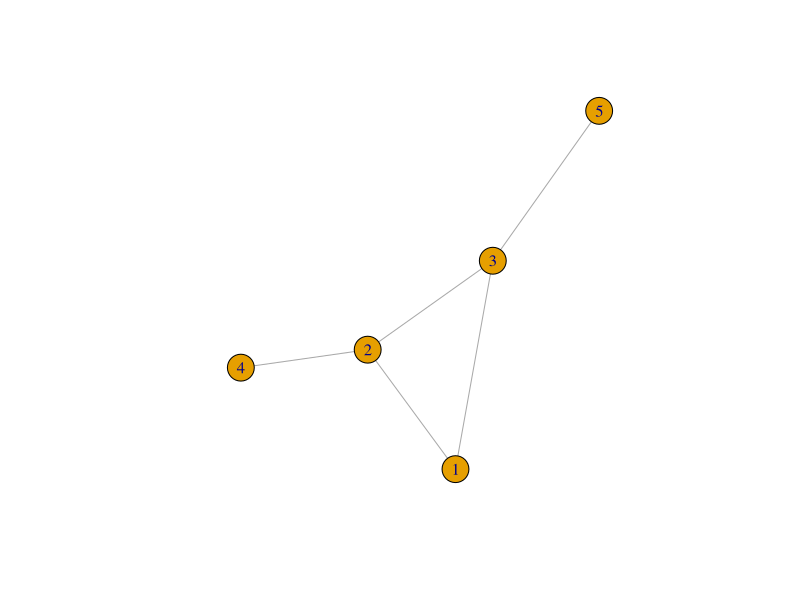
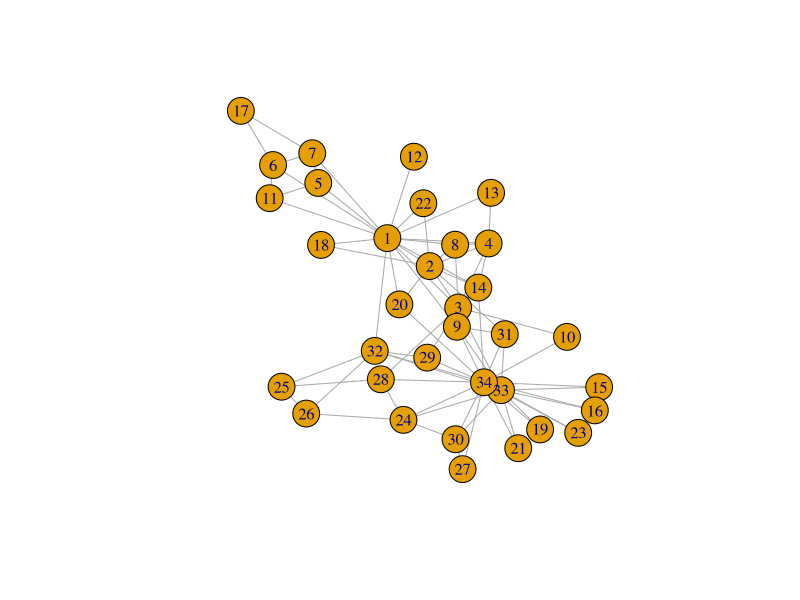
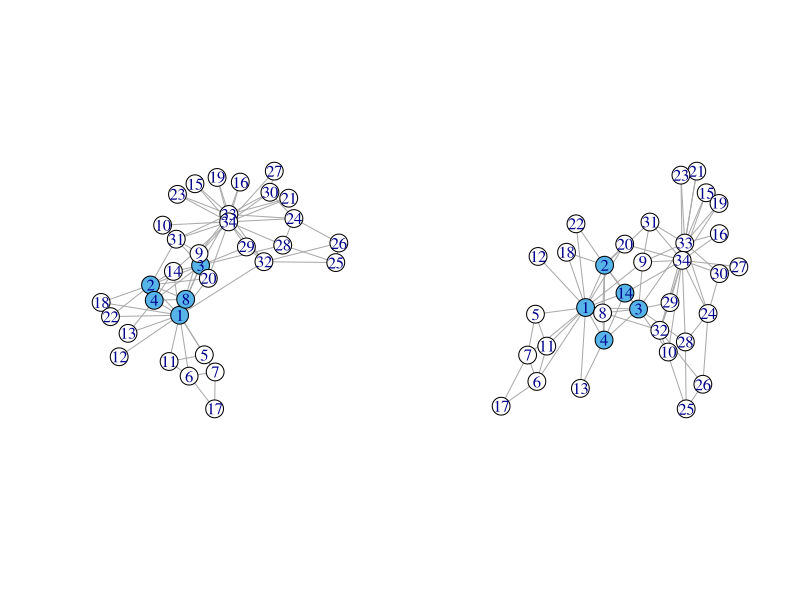
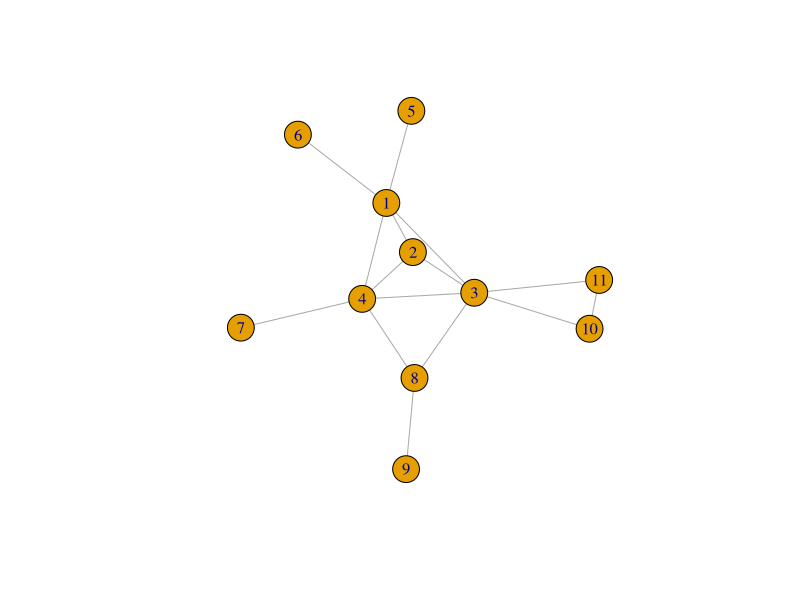
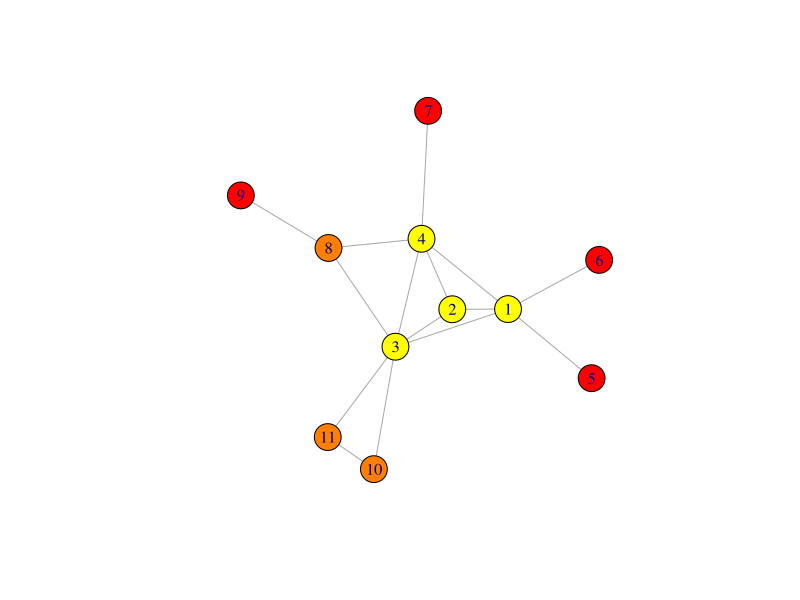
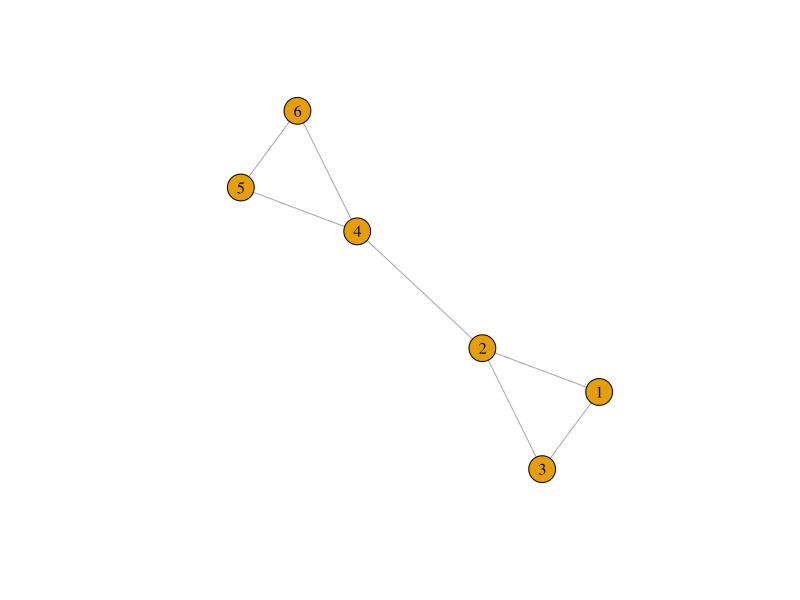
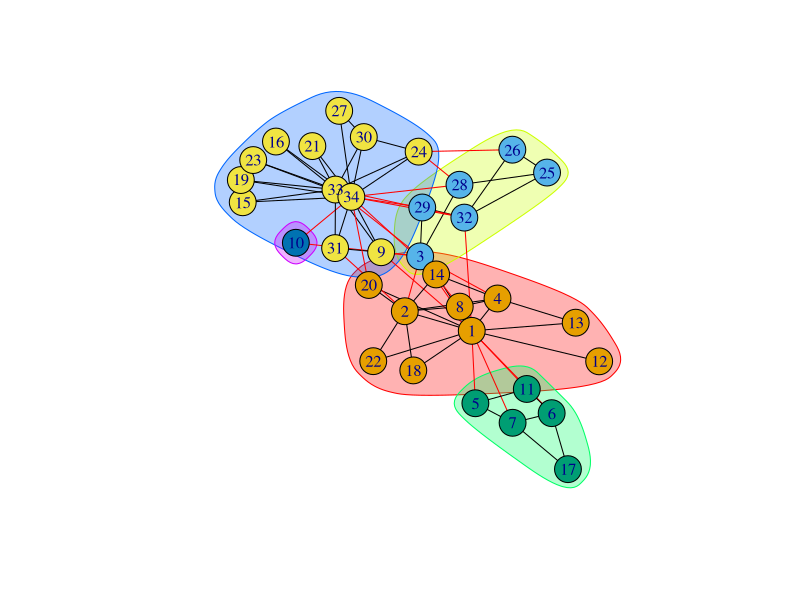
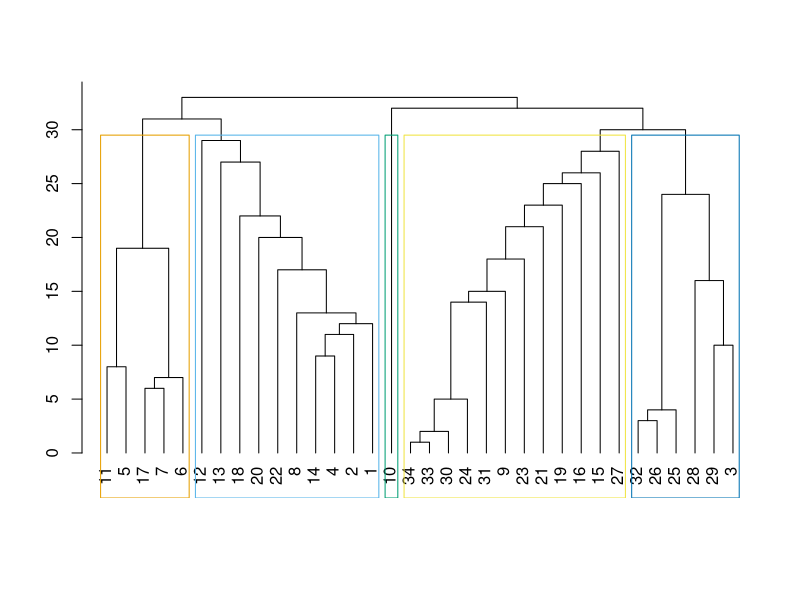

R code for these plots, in order: (Note: this script raises an error after producing the figures.)
## ---- chunk 1
library('igraph')
## ---- chunk 2
plot(graph.famous("bull"))
## ---- chunk 3
maximal.cliques(graph.famous("bull"))
## ---- chunk 4
g = graph.famous("Zachary")
plot(g)
## ---- chunk 5
maximal.cliques(g, min = 4, max = 5) # maximal cliques of sizes 4 and 5
## ---- chunk 6

largest = largest.cliques(g)

op = par(mfrow = c(1,2))

labels = rep(0, vcount(g))

labels[largest[[1]]] = 2
plot(g, vertex.color = labels)
labels = rep(0, vcount(g))
labels[largest[[2]]] = 2
plot(g, vertex.color = labels)
par(op)
## ---- chunk 7
# Let's make some graph
z<-graph.empty(n=11, directed = FALSE)
z <- add.edges(z,c(1,2, 1,3, 1,4, 1,6, 1,5, 2,3, 2,4, 3,10, 3,11, 3,8, 3,4, 4,8, 4,7, 8,9, 10,11))
plot(z)
## ---- chunk 8
coreness <- graph.coreness(z)
max_cor <- max(coreness)
max_cor
color_bar <- heat.colors(max_cor) 
plot(z, vertex.color = color_bar[coreness])
## ---- chunk 9
g<-graph.empty(n=6, directed = FALSE)
g <- add.edges(g,c(1,2, 2,3, 1,3, 2,4, 4,5, 4,6, 5,6))
plot(g)
betw <- edge.betweenness(g)
#E(g)
#betw
## ---- chunk 10
g <- graph.famous("Zachary")
eb <- edge.betweenness.community(g)
plot(eb, g)

## A bit more hand-made way
# color_map = c("grey","blue","black","yellow","red","green")
# membership = cutat(eb, no = 4)
# membership = eb$membership
# plot(g, vertex.color = eb$membership)

## ---- chunk 11
dendPlot(eb, mode="hclust", rect = 5)

## Optionally you can run this
# dend <- as.dendrogram(eb)
# plot(dend)
## ---- chunk 12
g <- graph.famous(name = "Zachary")
mm <- fastgreedy.community(g)

plot(rev(mm$modularity), xlab = 'Number of clusters', ylab = 'Modularity value')
which.max(rev(mm$modularity))

plot(mm, g)
## ---- chunk 13
g <- graph.famous("Zachary")
lp <- label.propagation.community(g)
plot(lp, g)
## ---- chunk 14
g <- read.graph('wikipedia.gml', format = 'gml')
g <- as.undirected(g)
## ---- chunk 15
mm <- fastgreedy.community(g)
l <- V(g)$label[mm$membership == 2]
text <- paste(l, collapse = ' ')

#install.packages(c("tm", "SnowballC", "wordcloud", "RColorBrewer", "XML"))

library(wordcloud)

wordcloud(text, type="text", 
        lang="english", excludeWords = NULL, 
        textStemming = FALSE,  colorPalette="Dark2",
        max.words=200)
